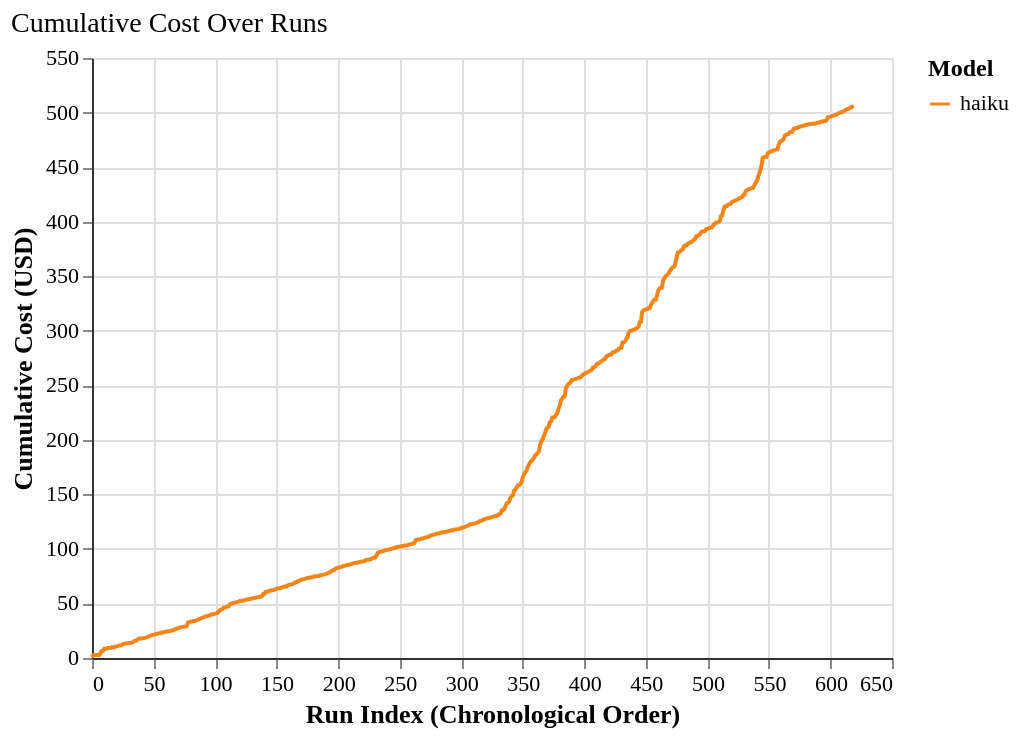

Express this chart as Vega-Lite.
### Vega-Lite specification from a JSON file in a GitHub repository (floating-point values rounded to 4 significant figures; data arrays with more than 128 entries replaced by an {"elided": "..."} marker saying what was removed)
{"config": {"font": "serif", "axis": {"labelFontSize": 11, "titleFontSize": 13, "gridColor": "#e0e0e0", "domainColor": "#333333"}, "legend": {"labelFontSize": 11, "titleFontSize": 12}, "title": {"fontSize": 14, "anchor": "start", "fontWeight": "normal"}, "view": {"stroke": null, "continuousWidth": 400, "continuousHeight": 300, "strokeWidth": 0}, "mark": {"tooltip": true}}, "data": {"name": "data-25b2d8e49bd72a74736e5523bebe0862"}, "mark": {"type": "line"}, "encoding": {"color": {"field": "agent_model", "scale": {"domain": ["haiku"], "range": ["#F58518"]}, "title": "Model", "type": "nominal"}, "strokeDash": {"field": "agent_model", "scale": {"domain": ["haiku"], "range": [[1, 0], [5, 5], [3, 3]]}, "title": "Model", "type": "nominal"}, "tooltip": [{"field": "agent_model", "title": "Model", "type": "nominal"}, {"field": "tier", "title": "Tier", "type": "ordinal"}, {"field": "subtest", "title": "Subtest", "type": "ordinal"}, {"field": "run_index", "title": "Run Index", "type": "quantitative"}, {"field": "cost_usd", "format": "$.4f", "title": "Run Cost", "type": "quantitative"}, {"field": "cumulative_cost", "format": "$.2f", "title": "Cumulative Cost", "type": "quantitative"}], "x": {"field": "run_index", "title": "Run Index (Chronological Order)", "type": "quantitative"}, "y": {"field": "cumulative_cost", "title": "Cumulative Cost (USD)", "type": "quantitative"}}, "title": "Cumulative Cost Over Runs", "$schema": "https://vega.github.io/schema/vega-lite/v6.1.0.json", "datasets": {"data-25b2d8e49bd72a74736e5523bebe0862": {"elided": "620 records"}}}
